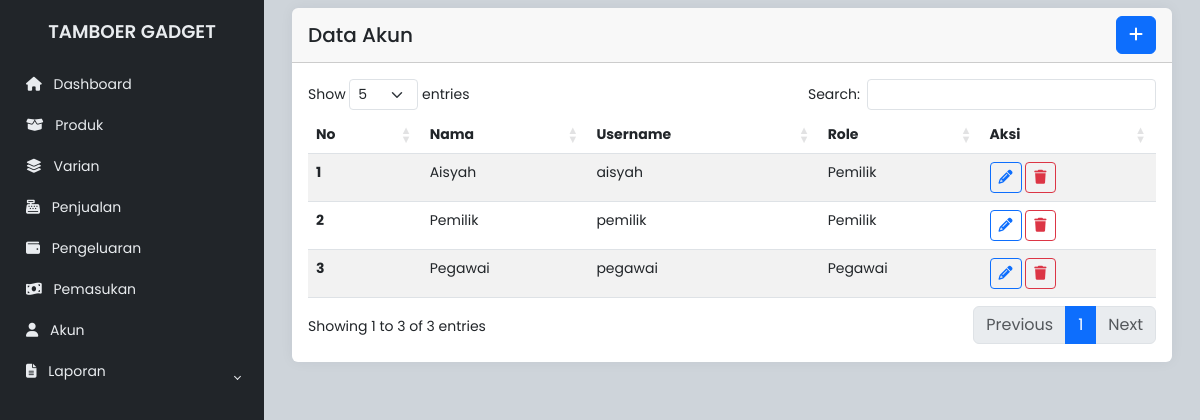
/admin/akun.php, run on the app's committed database.
### tables this page shows
CREATE TABLE `users` (
  `id_user` int(11) NOT NULL,
  `nama` varchar(255) NOT NULL,
  `username` varchar(100) NOT NULL,
  `password` varchar(255) NOT NULL,
  `role` enum('pemilik','pegawai') NOT NULL
);

### admin/akun.php (the view, shortened to what this page needs)
<!DOCTYPE html>
<html lang="en">
<head>
    <link rel="stylesheet" href="https://cdn.jsdelivr.net/npm/bootstrap@5.3.0-alpha2/dist/css/bootstrap.min.css">
    <link rel="stylesheet" href="https://cdnjs.cloudflare.com/ajax/libs/font-awesome/6.1.1/css/all.min.css">
    <link rel="stylesheet" href="https://cdn.datatables.net/1.11.3/css/dataTables.bootstrap5.min.css">
    <link rel="stylesheet" href="../css/style.css">
</head>
<body>
    <div class="wrapper">
        <?php include 'sidebar.php'; ?>
        <div class="main">
            <main class="content px-3 py-2">
                <div class="container-fluid">
                    <div class="card border-0">
                        <div class="card-header d-flex justify-content-between align-items-center">
                            <h5 class="card-title mb-0">Data Akun</h5>
                            <a href="tambah_akun.php" class="btn btn-primary">
                                <i class="fas fa-plus"></i>
                            </a>
                        </div>
                        <div class="card-body">
                            <div class="table-responsive">
                                <table id="accountTable" class="table table-striped">
                                    <thead>
                                        <tr>
                                            <th scope="col">No</th>
                                            <th scope="col">Nama</th>
                                            <th scope="col">Username</th>
                                            <th scope="col">Role</th>
                                            <th scope="col">Aksi</th>
                                        </tr>
                                    </thead>
                                    <tbody>
                                        <?php
                                        include 'koneksi.php';
                                        $sql = "SELECT * FROM users";
                                        $result = $conn->query($sql);
                                        if ($result->num_rows > 0) {
                                            $no = 1;
                                            while ($row = $result->fetch_assoc()) {
                                                echo "<tr>
                                                <th scope='row'>" . $no++ . "</th>
                                                <td>" . $row['nama'] . "</td>
                                                <td>" . $row['username'] . "</td>
                                                <td>" . ucfirst($row['role']) . "</td>
                                                <td>
                                                    <a href='edit_akun.php?id=" . $row['id_user'] . "' class='btn btn-outline-primary btn-sm'>
                                                        <i class='fas fa-pencil-alt'></i>
                                                    </a>
                                                    <button class='btn btn-outline-danger btn-sm' onclick='confirmDelete(" . $row['id_user'] . ")'>
                                                        <i class='fas fa-trash'></i>
                                                    </button>
                                                </td>
                                            </tr>";
                                            }
                                        } else {
                                            echo "<tr><td colspan='5' class='text-center'>No data available</td></tr>";
                                        }
                                        ?>
                                    </tbody>
                                </table>
                            </div>
                        </div>
                    </div>
                </div>
            </main>
        </div>
    </div>
</body>
</html>

### css/style.css (style rules this page uses)
body { font-family: "Poppins", sans-serif; font-size: 0.875rem; opacity: 1; overflow-y: scroll; margin: 0; }
a { cursor: pointer; text-decoration: none; font-family: "Poppins", sans-serif; }
.wrapper { align-items: stretch; display: flex; width: 100%; }
.main { display: flex; flex-direction: column; min-height: 100vh; min-width: 0; overflow: hidden; transition: all 0.35s ease-in-out; width: 100%; background: var(--bs-dark-bg-subtle); }
.content { flex: 1; max-width: 100vw; width: 100vw; }
@media (min-width: 768px) { .content { max-width: auto; width: auto; } }
.card { box-shadow: 0 0 0.875rem 0 rgba(34, 46, 60, 0.05); margin-bottom: 24px; }

### admin/akun.php (style rules this page uses)
@media (min-width: 769px) { table.dataTable tbody td { font-size: 14px; } }
@media (min-width: 769px) { table.dataTable thead th { font-size: 14px; } }

### data on the page
users: nama "Aisyah", username "aisyah", role "Pemilik"
users: nama "Pemilik", username "pemilik", role "Pemilik"
users: nama "Pegawai", username "pegawai", role "Pegawai"
